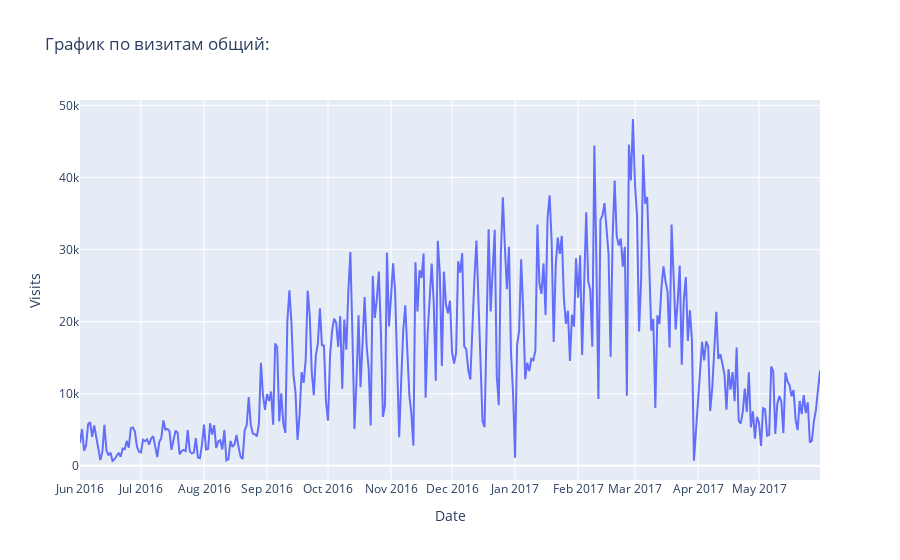

The notebook cell saved with this chart:
### Code cell
#Выведем сначала график для наглядности:

visits = table1_cohort.groupby('start_dt').size().reset_index()
visits.columns = ['Date', 'Visits']
fig = px.line(visits, x='Date', y='Visits', title='График по визитам общий:')
fig.update_xaxes(dtick="M1")
fig.show()
fig.write_image("my_plot3.png")

### Figure 1 — Plotly figure (JSON) as saved in the notebook; plotly's stock layout.template omitted (floating-point values rounded to 4 significant figures; data arrays with more than 128 entries replaced by an {"elided": "..."} marker saying what was removed)
{"data": [{"hovertemplate": "Date=%{x}<br>Visits=%{y}<extra></extra>", "legendgroup": "", "line": {"color": "#636efa", "dash": "solid"}, "marker": {"symbol": "circle"}, "mode": "lines", "name": "", "orientation": "v", "showlegend": false, "type": "scatter", "x": {"elided": "363 str values"}, "xaxis": "x", "y": {"elided": "363 int values"}, "yaxis": "y"}], "layout": {"legend": {"tracegroupgap": 0}, "title": {"text": "График по визитам общий:"}, "xaxis": {"anchor": "y", "domain": [0, 1], "dtick": "M1", "title": {"text": "Date"}}, "yaxis": {"anchor": "x", "domain": [0, 1], "title": {"text": "Visits"}}}}
